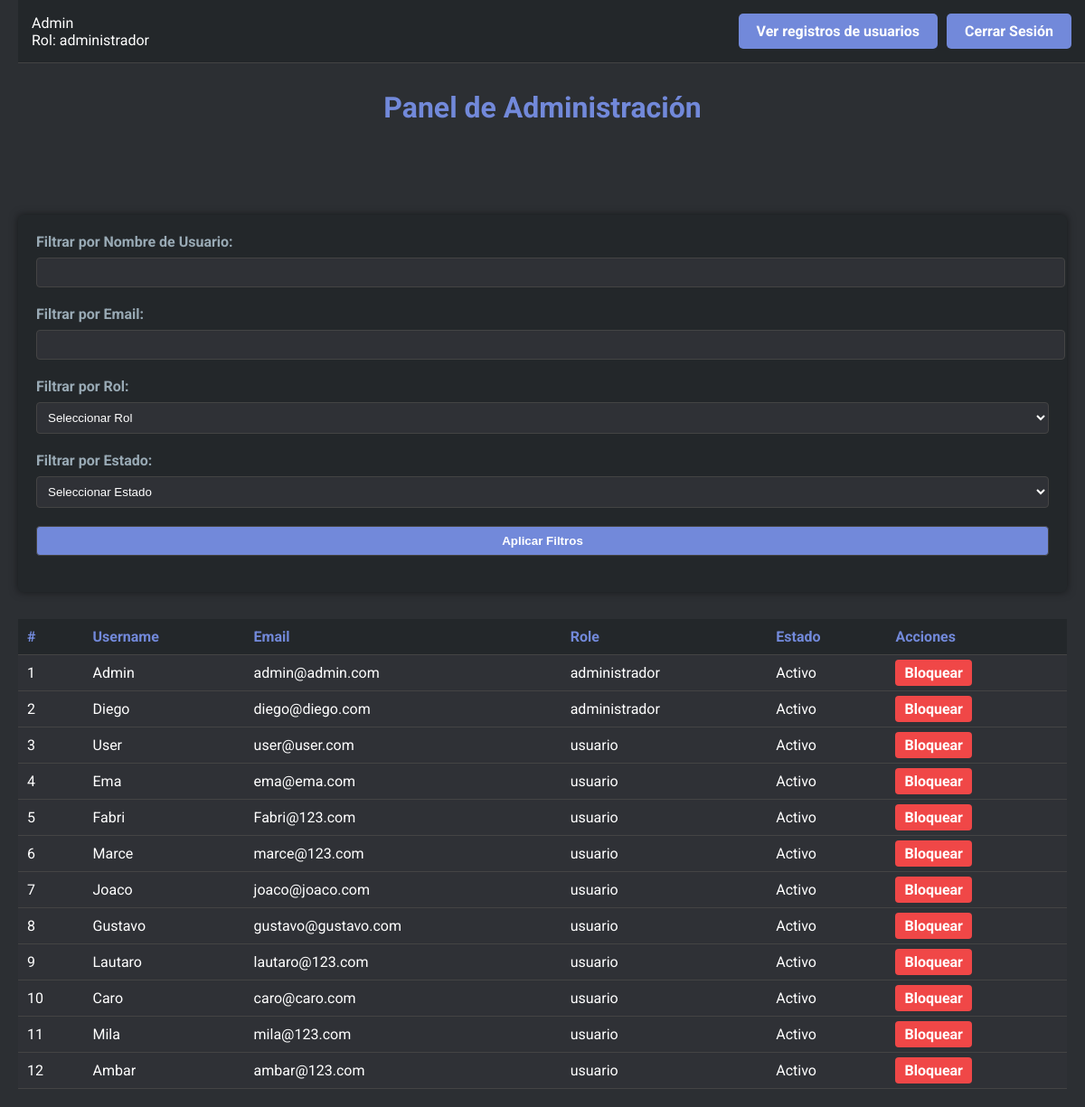
/admin_dashboard.php (signed in), run on an earlier commit of the app's database.
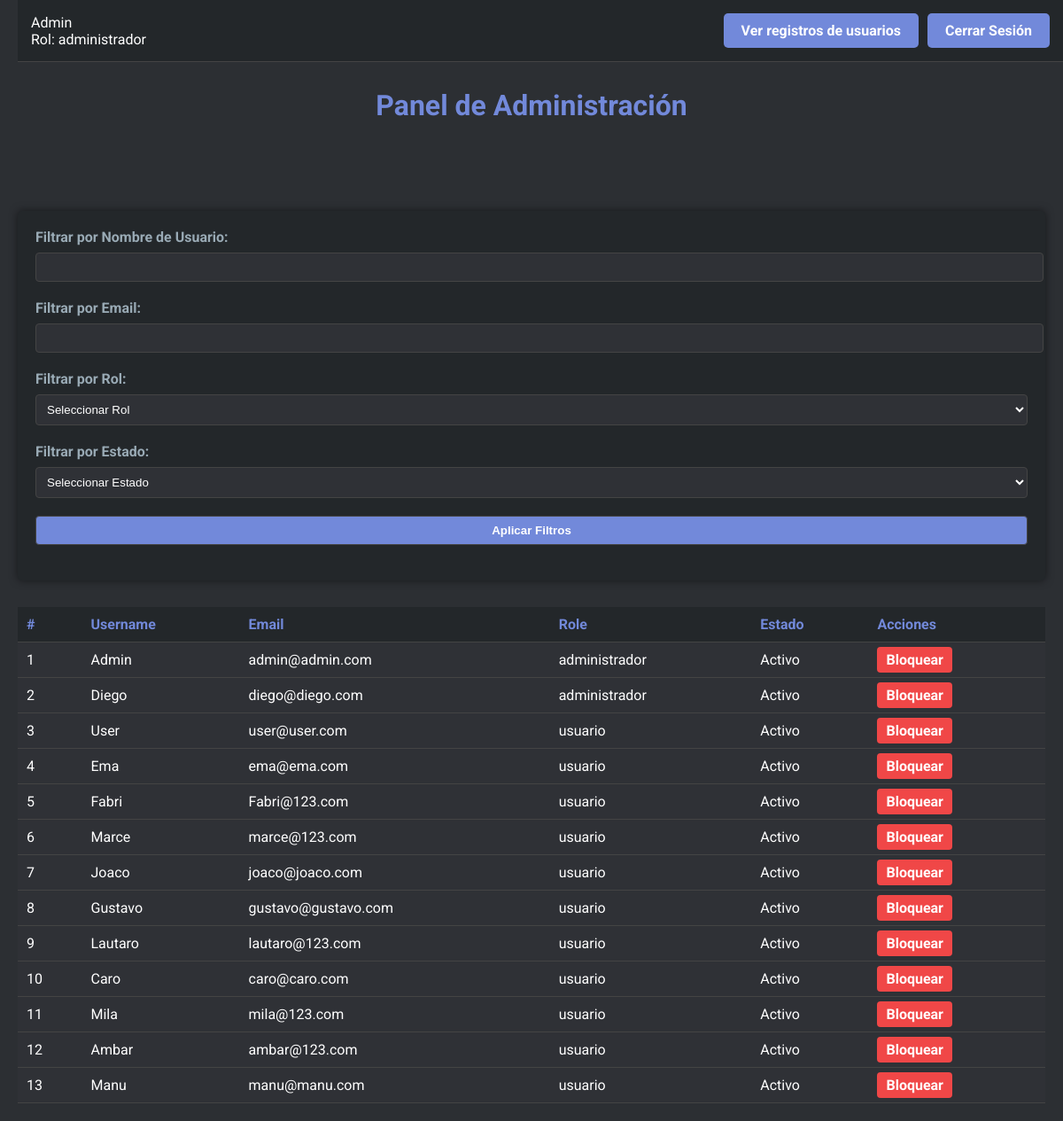
And on a later commit of the database.
### tables this page shows
CREATE TABLE `users` (
  `id` int(11) NOT NULL,
  `username` varchar(50) NOT NULL,
  `email` varchar(100) NOT NULL,
  `password` varchar(255) NOT NULL,
  `role` enum('usuario','administrador') DEFAULT 'usuario',
  `created_at` timestamp NOT NULL DEFAULT current_timestamp(),
  `is_active` tinyint(1) DEFAULT 1,
  `failed_attempts` int(11) DEFAULT 0,
  `last_attempt` timestamp NULL DEFAULT NULL,
  `security_question_1` varchar(255) DEFAULT NULL,
  `security_question_2` varchar(255) DEFAULT NULL,
  `security_question_3` varchar(255) DEFAULT NULL
);

### admin_dashboard.php (the view, shortened to what this page needs)
<?php
include 'db.php';
$username_filter = isset($_GET['username']) ? $_GET['username'] : '';
$email_filter = isset($_GET['email']) ? $_GET['email'] : '';
$query = "SELECT id, username, email, is_active, role FROM users WHERE 1=1";
$stmt = $pdo->prepare($query);
$stmt->execute();
$users = $stmt->fetchAll(PDO::FETCH_ASSOC);
?>
<!DOCTYPE html>
<html lang="es">
<head>
</head>
<body>
    <header class="header">
        <div class="user-info">
            <?php echo htmlspecialchars($_SESSION['username']); ?><br>
            Rol: <?php echo htmlspecialchars($_SESSION['role']); ?>
        </div>
        <div class="buttons">
            <a href="log.php">Ver registros de usuarios</a>
            <a href="logout.php">Cerrar Sesión</a>
        </div>
    </header>
    <h1>Panel de Administración</h1>
    <div class="filter-container">
        <form method="GET" action="admin_dashboard.php">
            <label for="username">Filtrar por Nombre de Usuario:</label>
            <input type="text" name="username" id="username" value="<?php echo htmlspecialchars($username_filter); ?>">
            <label for="email">Filtrar por Email:</label>
            <input type="text" name="email" id="email" value="<?php echo htmlspecialchars($email_filter); ?>">
            <label for="role">Filtrar por Rol:</label>
            <select name="role" id="role">
                <option value="">Seleccionar Rol</option>
            </select>
            <label for="status">Filtrar por Estado:</label>
            <select name="status" id="status">
                <option value="">Seleccionar Estado</option>
            </select>
            <input type="submit" value="Aplicar Filtros">
        </form>
    </div>
    <div class="table-container">
        <table>
            <thead>
                <tr>
                    <th>#</th>
                    <th>Username</th>
                    <th>Email</th>
                    <th>Role</th>
                    <th>Estado</th>
                    <th>Acciones</th>
                </tr>
            </thead>
            <tbody>
                <?php foreach ($users as $user): ?>
                    <tr>
                        <td><?php echo htmlspecialchars($user['id']); ?></td>
                        <td><?php echo htmlspecialchars($user['username']); ?></td>
                        <td><?php echo htmlspecialchars($user['email']); ?></td>
                        <td><?php echo htmlspecialchars($user['role']); ?></td>
                        <td><?php echo $user['is_active'] ? 'Activo' : 'Bloqueado'; ?></td>
                        <td>
                            <a href="admin_dashboard.php?toggle_active=1&id=<?php echo $user['id']; ?>"
                                class="<?php echo $user['is_active'] ? 'deactivate-btn' : 'activate-btn'; ?>">
                                <?php echo $user['is_active'] ? 'Bloquear' : 'Activar'; ?>
                            </a>
                        </td>
                    </tr>
                <?php endforeach; ?>
            </tbody>
        </table>
    </div>
</body>
</html>

### admin_dashboard.php (style rules this page uses)
body { font-family: 'Roboto', sans-serif; background-color: #2c2f33; color: #ffffff; margin: 0; padding: 20px; }
.header { background-color: #23272a; padding: 15px; display: flex; justify-content: space-between; align-items: center; position: fixed; top: 0; width: 100%; z-index: 10; border-bottom: 1px solid #444; box-sizing: border-box; }
h1 { text-align: center; color: #7289da; margin-top: 80px; }
.buttons { display: flex; gap: 10px; margin-right: 20px; }
.buttons a { display: inline-block; padding: 10px 20px; background-color: #7289da; color: #ffffff; text-decoration: none; border-radius: 5px; font-weight: bold; transition: background-color 0.3s; }
.filter-container { margin-top: 100px; padding: 20px; background-color: #23272a; border-radius: 5px; box-shadow: 0 0 10px rgba(0, 0, 0, 0.5); }
.filter-container label { color: #99aab5; font-weight: bold; display: block; margin-bottom: 8px; }
.filter-container input, .filter-container select { width: 100%; padding: 8px; margin-bottom: 20px; background-color: #2f3136; border: 1px solid #444; color: #ffffff; border-radius: 4px; }
.filter-container input[type="submit"] { background-color: #7289da; cursor: pointer; font-weight: bold; transition: background-color 0.3s; }
.table-container { margin-top: 30px; }
table { width: 100%; border-collapse: collapse; background-color: #2f3136; color: #ffffff; }
th, td { padding: 10px; text-align: left; border-bottom: 1px solid #444; }
th { background-color: #23272a; color: #7289da; }
.deactivate-btn { padding: 5px 10px; color: #fff; background-color: #f04747; text-decoration: none; border-radius: 4px; font-weight: bold; transition: background-color 0.3s; }

What changed in the data, as far as the page shows it:
added users: id "13", username "Manu", email "manu@manu.com", role "usuario", is_active "Activo"
